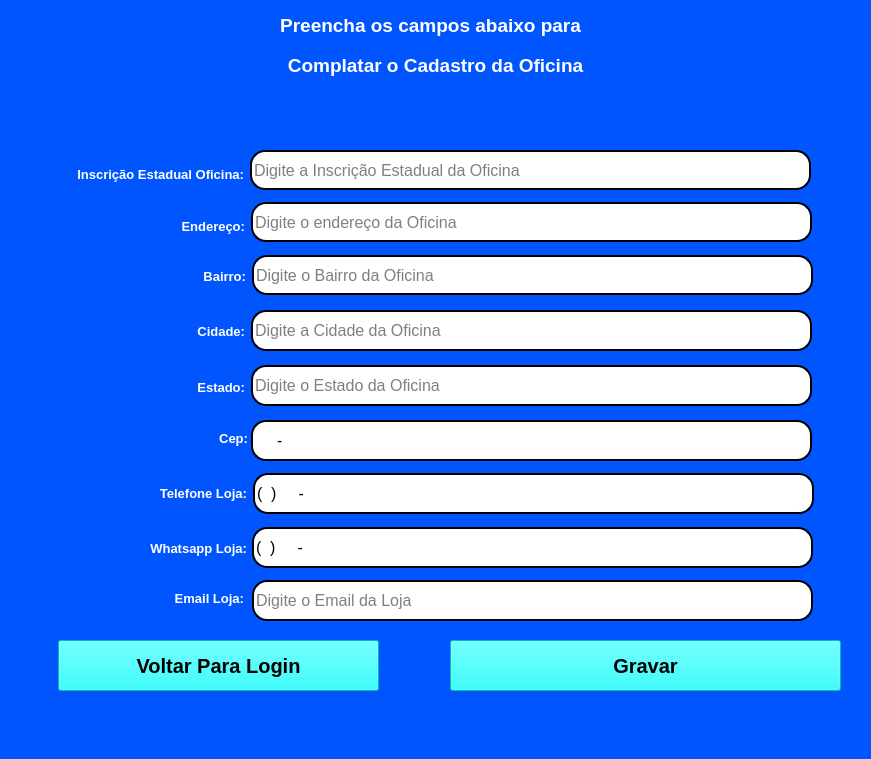
<?xml version="1.0" encoding="UTF-8"?>
<ui version="4.0">
 <class>Tela_complemento_oficinas_os</class>
 <widget class="QMainWindow" name="Tela_complemento_oficinas_os">
  <property name="geometry">
   <rect>
    <x>0</x>
    <y>0</y>
    <width>871</width>
    <height>759</height>
   </rect>
  </property>
  <property name="windowTitle">
   <string>Tela de Complemento de Cadastro de Oficinas</string>
  </property>
  <property name="styleSheet">
   <string notr="true">background-color: rgb(0, 85, 255);</string>
  </property>
  <property name="dockNestingEnabled">
   <bool>true</bool>
  </property>
  <widget class="QWidget" name="centralwidget">
   <widget class="QLabel" name="label">
    <property name="geometry">
     <rect>
      <x>0</x>
      <y>10</y>
      <width>861</width>
      <height>31</height>
     </rect>
    </property>
    <property name="font">
     <font>
      <pointsize>14</pointsize>
      <weight>75</weight>
      <bold>true</bold>
     </font>
    </property>
    <property name="styleSheet">
     <string notr="true">color: rgb(255, 255, 255);</string>
    </property>
    <property name="text">
     <string>Preencha os campos abaixo para</string>
    </property>
    <property name="alignment">
     <set>Qt::AlignCenter</set>
    </property>
   </widget>
   <widget class="QLineEdit" name="lineEdit">
    <property name="geometry">
     <rect>
      <x>251</x>
      <y>202</y>
      <width>561</width>
      <height>40</height>
     </rect>
    </property>
    <property name="font">
     <font>
      <pointsize>12</pointsize>
     </font>
    </property>
    <property name="contextMenuPolicy">
     <enum>Qt::PreventContextMenu</enum>
    </property>
    <property name="styleSheet">
     <string notr="true">background-color:rgb(255,255,255);
border-radius:15px;
border-style:outset;
border-width:2px;</string>
    </property>
    <property name="inputMethodHints">
     <set>Qt::ImhHiddenText</set>
    </property>
    <property name="inputMask">
     <string/>
    </property>
    <property name="text">
     <string/>
    </property>
    <property name="placeholderText">
     <string>Digite o endereço da Oficina</string>
    </property>
    <property name="clearButtonEnabled">
     <bool>false</bool>
    </property>
   </widget>
   <widget class="QLineEdit" name="lineEdit_2">
    <property name="geometry">
     <rect>
      <x>251</x>
      <y>365</y>
      <width>561</width>
      <height>41</height>
     </rect>
    </property>
    <property name="font">
     <font>
      <pointsize>12</pointsize>
     </font>
    </property>
    <property name="contextMenuPolicy">
     <enum>Qt::PreventContextMenu</enum>
    </property>
    <property name="autoFillBackground">
     <bool>false</bool>
    </property>
    <property name="styleSheet">
     <string notr="true">background-color:rgb(255,255,255);
border-radius:15px;
border-style:outset;
border-width:2px;</string>
    </property>
    <property name="inputMethodHints">
     <set>Qt::ImhNone</set>
    </property>
    <property name="inputMask">
     <string/>
    </property>
    <property name="text">
     <string/>
    </property>
    <property name="placeholderText">
     <string>Digite o Estado da Oficina</string>
    </property>
    <property name="cursorMoveStyle">
     <enum>Qt::LogicalMoveStyle</enum>
    </property>
    <property name="clearButtonEnabled">
     <bool>false</bool>
    </property>
   </widget>
   <widget class="QPushButton" name="pb_cadastrar">
    <property name="geometry">
     <rect>
      <x>450</x>
      <y>640</y>
      <width>391</width>
      <height>51</height>
     </rect>
    </property>
    <property name="font">
     <font>
      <pointsize>15</pointsize>
      <weight>75</weight>
      <bold>true</bold>
     </font>
    </property>
    <property name="styleSheet">
     <string notr="true">background-color: rgb(0, 255, 255);</string>
    </property>
    <property name="text">
     <string>Gravar</string>
    </property>
   </widget>
   <widget class="QLineEdit" name="lineEdit_1">
    <property name="geometry">
     <rect>
      <x>251</x>
      <y>310</y>
      <width>561</width>
      <height>41</height>
     </rect>
    </property>
    <property name="font">
     <font>
      <pointsize>12</pointsize>
     </font>
    </property>
    <property name="contextMenuPolicy">
     <enum>Qt::PreventContextMenu</enum>
    </property>
    <property name="layoutDirection">
     <enum>Qt::RightToLeft</enum>
    </property>
    <property name="styleSheet">
     <string notr="true">background-color:rgb(255,255,255);
border-radius:15px;
border-style:outset;
border-width:2px;</string>
    </property>
    <property name="locale">
     <locale language="Portuguese" country="Brazil"/>
    </property>
    <property name="inputMethodHints">
     <set>Qt::ImhHiddenText</set>
    </property>
    <property name="text">
     <string/>
    </property>
    <property name="placeholderText">
     <string>Digite a Cidade da Oficina</string>
    </property>
    <property name="clearButtonEnabled">
     <bool>false</bool>
    </property>
   </widget>
   <widget class="QPushButton" name="pb_cadastrar_2">
    <property name="geometry">
     <rect>
      <x>58</x>
      <y>640</y>
      <width>321</width>
      <height>51</height>
     </rect>
    </property>
    <property name="font">
     <font>
      <pointsize>15</pointsize>
      <weight>75</weight>
      <bold>true</bold>
     </font>
    </property>
    <property name="styleSheet">
     <string notr="true">background-color: rgb(0, 255, 255);</string>
    </property>
    <property name="text">
     <string>Voltar Para Login</string>
    </property>
   </widget>
   <widget class="QLabel" name="label_2">
    <property name="geometry">
     <rect>
      <x>10</x>
      <y>50</y>
      <width>851</width>
      <height>31</height>
     </rect>
    </property>
    <property name="font">
     <font>
      <pointsize>14</pointsize>
      <weight>75</weight>
      <bold>true</bold>
     </font>
    </property>
    <property name="styleSheet">
     <string notr="true">color: rgb(255, 255, 255);</string>
    </property>
    <property name="text">
     <string>Complatar o Cadastro da Oficina</string>
    </property>
    <property name="alignment">
     <set>Qt::AlignCenter</set>
    </property>
   </widget>
   <widget class="QLineEdit" name="lineEdit_3">
    <property name="geometry">
     <rect>
      <x>251</x>
      <y>420</y>
      <width>561</width>
      <height>41</height>
     </rect>
    </property>
    <property name="font">
     <font>
      <pointsize>12</pointsize>
     </font>
    </property>
    <property name="contextMenuPolicy">
     <enum>Qt::PreventContextMenu</enum>
    </property>
    <property name="autoFillBackground">
     <bool>false</bool>
    </property>
    <property name="styleSheet">
     <string notr="true">background-color:rgb(255,255,255);
border-radius:15px;
border-style:outset;
border-width:2px;</string>
    </property>
    <property name="inputMethodHints">
     <set>Qt::ImhNone</set>
    </property>
    <property name="inputMask">
     <string>NNNNN-NNN</string>
    </property>
    <property name="text">
     <string>-</string>
    </property>
    <property name="placeholderText">
     <string>Digite o cep da oficina</string>
    </property>
    <property name="cursorMoveStyle">
     <enum>Qt::LogicalMoveStyle</enum>
    </property>
    <property name="clearButtonEnabled">
     <bool>false</bool>
    </property>
   </widget>
   <widget class="QLabel" name="label_3">
    <property name="geometry">
     <rect>
      <x>74</x>
      <y>211</y>
      <width>171</width>
      <height>31</height>
     </rect>
    </property>
    <property name="font">
     <font>
      <pointsize>10</pointsize>
      <weight>75</weight>
      <bold>true</bold>
     </font>
    </property>
    <property name="styleSheet">
     <string notr="true">color: rgb(255, 255, 255);</string>
    </property>
    <property name="text">
     <string>Endereço:</string>
    </property>
    <property name="alignment">
     <set>Qt::AlignRight|Qt::AlignTrailing|Qt::AlignVCenter</set>
    </property>
   </widget>
   <widget class="QLabel" name="label_4">
    <property name="geometry">
     <rect>
      <x>74</x>
      <y>316</y>
      <width>171</width>
      <height>31</height>
     </rect>
    </property>
    <property name="font">
     <font>
      <pointsize>10</pointsize>
      <weight>75</weight>
      <bold>true</bold>
     </font>
    </property>
    <property name="styleSheet">
     <string notr="true">color: rgb(255, 255, 255);</string>
    </property>
    <property name="text">
     <string>Cidade:</string>
    </property>
    <property name="alignment">
     <set>Qt::AlignRight|Qt::AlignTrailing|Qt::AlignVCenter</set>
    </property>
   </widget>
   <widget class="QLabel" name="label_5">
    <property name="geometry">
     <rect>
      <x>74</x>
      <y>367</y>
      <width>171</width>
      <height>40</height>
     </rect>
    </property>
    <property name="font">
     <font>
      <pointsize>10</pointsize>
      <weight>75</weight>
      <bold>true</bold>
     </font>
    </property>
    <property name="styleSheet">
     <string notr="true">color: rgb(255, 255, 255);</string>
    </property>
    <property name="text">
     <string>Estado:</string>
    </property>
    <property name="alignment">
     <set>Qt::AlignRight|Qt::AlignTrailing|Qt::AlignVCenter</set>
    </property>
   </widget>
   <widget class="QLabel" name="label_6">
    <property name="geometry">
     <rect>
      <x>77</x>
      <y>423</y>
      <width>171</width>
      <height>31</height>
     </rect>
    </property>
    <property name="font">
     <font>
      <pointsize>10</pointsize>
      <weight>75</weight>
      <bold>true</bold>
     </font>
    </property>
    <property name="styleSheet">
     <string notr="true">color: rgb(255, 255, 255);</string>
    </property>
    <property name="text">
     <string>Cep:</string>
    </property>
    <property name="alignment">
     <set>Qt::AlignRight|Qt::AlignTrailing|Qt::AlignVCenter</set>
    </property>
   </widget>
   <widget class="QLabel" name="label_14">
    <property name="geometry">
     <rect>
      <x>57</x>
      <y>533</y>
      <width>190</width>
      <height>31</height>
     </rect>
    </property>
    <property name="font">
     <font>
      <pointsize>10</pointsize>
      <weight>75</weight>
      <bold>true</bold>
     </font>
    </property>
    <property name="styleSheet">
     <string notr="true">color: rgb(255, 255, 255);</string>
    </property>
    <property name="text">
     <string>Whatsapp Loja:</string>
    </property>
    <property name="alignment">
     <set>Qt::AlignRight|Qt::AlignTrailing|Qt::AlignVCenter</set>
    </property>
   </widget>
   <widget class="QLineEdit" name="lineEdit_8">
    <property name="geometry">
     <rect>
      <x>253</x>
      <y>473</y>
      <width>561</width>
      <height>41</height>
     </rect>
    </property>
    <property name="font">
     <font>
      <pointsize>12</pointsize>
     </font>
    </property>
    <property name="contextMenuPolicy">
     <enum>Qt::PreventContextMenu</enum>
    </property>
    <property name="layoutDirection">
     <enum>Qt::RightToLeft</enum>
    </property>
    <property name="styleSheet">
     <string notr="true">background-color:rgb(255,255,255);
border-radius:15px;
border-style:outset;
border-width:2px;</string>
    </property>
    <property name="locale">
     <locale language="Portuguese" country="Brazil"/>
    </property>
    <property name="inputMethodHints">
     <set>Qt::ImhHiddenText</set>
    </property>
    <property name="inputMask">
     <string>\(NN\)NNNNN-NNNN</string>
    </property>
    <property name="text">
     <string>()-</string>
    </property>
    <property name="placeholderText">
     <string>Digite a Cidade do Cliente</string>
    </property>
    <property name="clearButtonEnabled">
     <bool>false</bool>
    </property>
   </widget>
   <widget class="QLabel" name="label_12">
    <property name="geometry">
     <rect>
      <x>47</x>
      <y>478</y>
      <width>200</width>
      <height>30</height>
     </rect>
    </property>
    <property name="font">
     <font>
      <pointsize>10</pointsize>
      <weight>75</weight>
      <bold>true</bold>
     </font>
    </property>
    <property name="styleSheet">
     <string notr="true">color: rgb(255, 255, 255);</string>
    </property>
    <property name="text">
     <string>Telefone Loja:</string>
    </property>
    <property name="alignment">
     <set>Qt::AlignRight|Qt::AlignTrailing|Qt::AlignVCenter</set>
    </property>
   </widget>
   <widget class="QLabel" name="label_13">
    <property name="geometry">
     <rect>
      <x>44</x>
      <y>583</y>
      <width>200</width>
      <height>31</height>
     </rect>
    </property>
    <property name="font">
     <font>
      <pointsize>10</pointsize>
      <weight>75</weight>
      <bold>true</bold>
     </font>
    </property>
    <property name="styleSheet">
     <string notr="true">color: rgb(255, 255, 255);</string>
    </property>
    <property name="text">
     <string>Email Loja:</string>
    </property>
    <property name="alignment">
     <set>Qt::AlignRight|Qt::AlignTrailing|Qt::AlignVCenter</set>
    </property>
   </widget>
   <widget class="QLineEdit" name="lineEdit_7">
    <property name="geometry">
     <rect>
      <x>252</x>
      <y>527</y>
      <width>561</width>
      <height>41</height>
     </rect>
    </property>
    <property name="font">
     <font>
      <pointsize>12</pointsize>
     </font>
    </property>
    <property name="contextMenuPolicy">
     <enum>Qt::PreventContextMenu</enum>
    </property>
    <property name="layoutDirection">
     <enum>Qt::RightToLeft</enum>
    </property>
    <property name="styleSheet">
     <string notr="true">background-color:rgb(255,255,255);
border-radius:15px;
border-style:outset;
border-width:2px;</string>
    </property>
    <property name="locale">
     <locale language="Portuguese" country="Brazil"/>
    </property>
    <property name="inputMethodHints">
     <set>Qt::ImhHiddenText</set>
    </property>
    <property name="inputMask">
     <string>\(NN\)NNNNN-NNNN</string>
    </property>
    <property name="text">
     <string>()-</string>
    </property>
    <property name="placeholderText">
     <string>Digite o Estado do Cliente</string>
    </property>
    <property name="clearButtonEnabled">
     <bool>false</bool>
    </property>
   </widget>
   <widget class="QLineEdit" name="lineEdit_9">
    <property name="geometry">
     <rect>
      <x>252</x>
      <y>580</y>
      <width>561</width>
      <height>41</height>
     </rect>
    </property>
    <property name="font">
     <font>
      <pointsize>12</pointsize>
     </font>
    </property>
    <property name="contextMenuPolicy">
     <enum>Qt::PreventContextMenu</enum>
    </property>
    <property name="layoutDirection">
     <enum>Qt::RightToLeft</enum>
    </property>
    <property name="styleSheet">
     <string notr="true">background-color:rgb(255,255,255);
border-radius:15px;
border-style:outset;
border-width:2px;</string>
    </property>
    <property name="locale">
     <locale language="Portuguese" country="Brazil"/>
    </property>
    <property name="inputMethodHints">
     <set>Qt::ImhHiddenText</set>
    </property>
    <property name="inputMask">
     <string/>
    </property>
    <property name="text">
     <string/>
    </property>
    <property name="placeholderText">
     <string>Digite o Email da Loja</string>
    </property>
    <property name="clearButtonEnabled">
     <bool>false</bool>
    </property>
   </widget>
   <widget class="QLineEdit" name="lineEdit_4">
    <property name="geometry">
     <rect>
      <x>252</x>
      <y>255</y>
      <width>561</width>
      <height>40</height>
     </rect>
    </property>
    <property name="font">
     <font>
      <pointsize>12</pointsize>
     </font>
    </property>
    <property name="contextMenuPolicy">
     <enum>Qt::PreventContextMenu</enum>
    </property>
    <property name="styleSheet">
     <string notr="true">background-color:rgb(255,255,255);
border-radius:15px;
border-style:outset;
border-width:2px;</string>
    </property>
    <property name="inputMethodHints">
     <set>Qt::ImhHiddenText</set>
    </property>
    <property name="inputMask">
     <string/>
    </property>
    <property name="text">
     <string/>
    </property>
    <property name="placeholderText">
     <string>Digite o Bairro da Oficina</string>
    </property>
    <property name="clearButtonEnabled">
     <bool>false</bool>
    </property>
   </widget>
   <widget class="QLabel" name="label_7">
    <property name="geometry">
     <rect>
      <x>75</x>
      <y>261</y>
      <width>171</width>
      <height>31</height>
     </rect>
    </property>
    <property name="font">
     <font>
      <pointsize>10</pointsize>
      <weight>75</weight>
      <bold>true</bold>
     </font>
    </property>
    <property name="styleSheet">
     <string notr="true">color: rgb(255, 255, 255);</string>
    </property>
    <property name="text">
     <string>Bairro:</string>
    </property>
    <property name="alignment">
     <set>Qt::AlignRight|Qt::AlignTrailing|Qt::AlignVCenter</set>
    </property>
   </widget>
   <widget class="QLabel" name="label_8">
    <property name="geometry">
     <rect>
      <x>13</x>
      <y>159</y>
      <width>231</width>
      <height>31</height>
     </rect>
    </property>
    <property name="font">
     <font>
      <pointsize>10</pointsize>
      <weight>75</weight>
      <bold>true</bold>
     </font>
    </property>
    <property name="styleSheet">
     <string notr="true">color: rgb(255, 255, 255);</string>
    </property>
    <property name="text">
     <string>Inscrição Estadual Oficina:</string>
    </property>
    <property name="alignment">
     <set>Qt::AlignRight|Qt::AlignTrailing|Qt::AlignVCenter</set>
    </property>
   </widget>
   <widget class="QLineEdit" name="lineEdit_5">
    <property name="geometry">
     <rect>
      <x>250</x>
      <y>150</y>
      <width>561</width>
      <height>40</height>
     </rect>
    </property>
    <property name="font">
     <font>
      <pointsize>12</pointsize>
     </font>
    </property>
    <property name="contextMenuPolicy">
     <enum>Qt::PreventContextMenu</enum>
    </property>
    <property name="styleSheet">
     <string notr="true">background-color:rgb(255,255,255);
border-radius:15px;
border-style:outset;
border-width:2px;</string>
    </property>
    <property name="inputMethodHints">
     <set>Qt::ImhHiddenText</set>
    </property>
    <property name="inputMask">
     <string/>
    </property>
    <property name="text">
     <string/>
    </property>
    <property name="placeholderText">
     <string>Digite a Inscrição Estadual da Oficina</string>
    </property>
    <property name="clearButtonEnabled">
     <bool>false</bool>
    </property>
   </widget>
  </widget>
  <widget class="QMenuBar" name="menubar">
   <property name="geometry">
    <rect>
     <x>0</x>
     <y>0</y>
     <width>871</width>
     <height>26</height>
    </rect>
   </property>
  </widget>
  <widget class="QStatusBar" name="statusBar"/>
 </widget>
 <tabstops>
  <tabstop>lineEdit</tabstop>
  <tabstop>lineEdit_1</tabstop>
  <tabstop>lineEdit_2</tabstop>
  <tabstop>lineEdit_3</tabstop>
  <tabstop>lineEdit_8</tabstop>
  <tabstop>lineEdit_7</tabstop>
  <tabstop>lineEdit_9</tabstop>
  <tabstop>pb_cadastrar_2</tabstop>
  <tabstop>pb_cadastrar</tabstop>
 </tabstops>
 <resources/>
 <connections/>
</ui>
